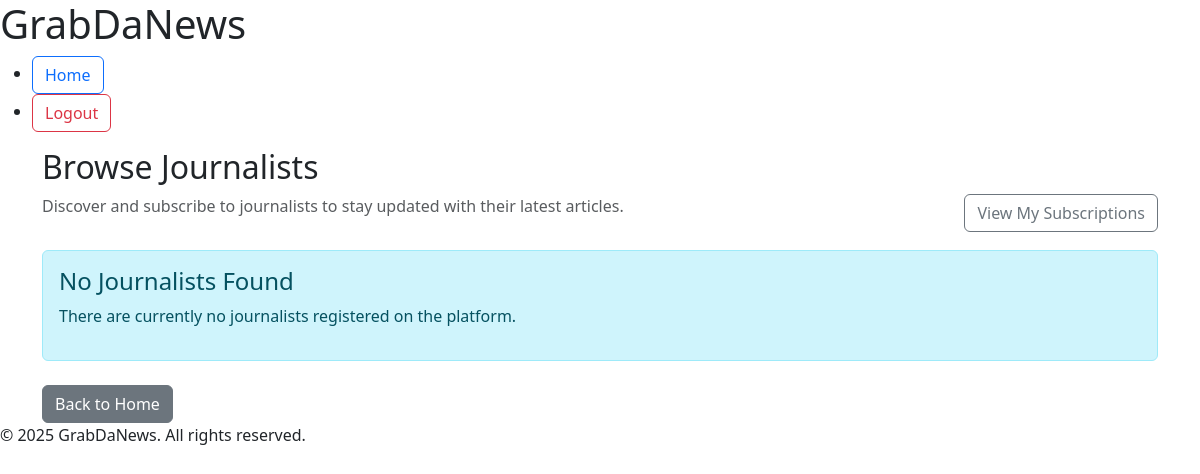
The page /journalists/ (signed in) on the database as committed earlier.
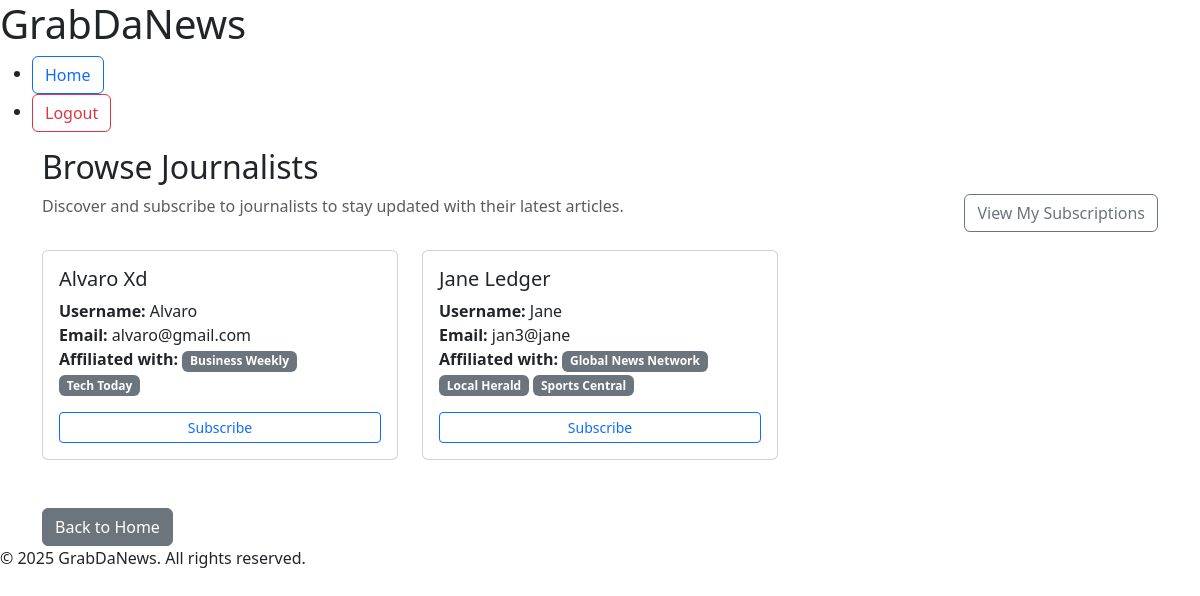
The same page on the database as committed later.
### news/models.py (models this page shows, shortened)
class CustomUser(AbstractUser):
    ROLE_CHOICES = [
        ('reader', 'Reader'),
        ('editor', 'Editor'),
        ('journalist', 'Journalist'),
    ]
    role = models.CharField(
        max_length=20,
        choices=ROLE_CHOICES,
        default='reader'
    )
    subscribed_publishers = models.ManyToManyField(
        Publisher,
        blank=True,
        related_name='subscribers'
    )
    subscribed_journalists = models.ManyToManyField(
        'self',
        blank=True,
        symmetrical=False,
        limit_choices_to={'role': 'journalist'},
        related_name='journalist_subscribers'
    )
    publishers = models.ManyToManyField(
        Publisher,
        blank=True,
        related_name='staff_members'
    )
    class Meta:
        ordering = ['username']

class Publisher(models.Model):
    name = models.CharField(max_length=200, unique=True)
    description = models.TextField(blank=True)
    class Meta:
        ordering = ['name']

### news/views.py (the view)
# urls.py: path('journalists/', journalist_list, name='journalist_list'),
@login_required
def journalist_list(request):
    if request.user.role != 'reader':
        messages.error(request, "Only readers can browse and subscribe to "
                       "journalists.")
        return redirect('home')
    journalists = CustomUser.objects.filter(role='journalist').order_by(
        'username')
    subscribed_journalist_ids = []
    if hasattr(request.user, 'subscribed_journalists'):
        subscribed_journalist_ids = list(
            request.user.subscribed_journalists.values_list('id', flat=True)
        )
    context = {
        'journalists': journalists,
        'subscribed_journalist_ids': subscribed_journalist_ids
    }
    return render(request, 'news/journalist_list.html', context)

### news/templates/news/journalist_list.html (shortened to what this page needs)
{% extends 'base.html' %}
{% block content %}
<div class="container">
  <h2>Browse Journalists</h2>
  <div class="row mb-3">
    <div class="col-md-8">
      <p class="text-muted">
        Discover and subscribe to journalists to stay updated with their latest articles.
      </p>
    </div>
    <div class="col-md-4 text-end">
      <a href="{% url 'my_subscriptions' %}" class="btn btn-outline-secondary">
        View My Subscriptions
      </a>
    </div>
  </div>
  {% if journalists %}
    <div class="row">
      {% for journalist in journalists %}
        <div class="col-md-6 col-lg-4 mb-4">
          <div class="card">
            <div class="card-body">
              <h5 class="card-title">
                {{ journalist.get_full_name|default:journalist.username }}
              </h5>
              <p class="card-text">
                <strong>Username:</strong> {{ journalist.username }}<br>
                <strong>Email:</strong> {{ journalist.email }}<br>
                {% if journalist.publishers.exists %}
                  <strong>Affiliated with:</strong>
                  {% for publisher in journalist.publishers.all %}
                    <span class="badge bg-secondary">{{ publisher.name }}</span>
                  {% endfor %}
                {% else %}
                  <span class="text-muted">Independent Journalist</span>
                {% endif %}
              </p>
              <div class="d-grid gap-2">
                {% if journalist.id in subscribed_journalist_ids %}
                  <a href="{% url 'unsubscribe_from_journalist' journalist.id %}"
                     class="btn btn-outline-danger btn-sm"
                     onclick="return confirm('Are you sure you want to unsubscribe from {{ journalist.get_full_name|default:journalist.username }}?')">
                    <i class="fas fa-user-minus"></i> Unsubscribe
                  </a>
                {% else %}
                  <a href="{% url 'subscribe_to_journalist' journalist.id %}"
                     class="btn btn-outline-primary btn-sm">
                     Subscribe
                  </a>
                {% endif %}
              </div>
            </div>
          </div>
        </div>
      {% endfor %}
    </div>
  {% else %}
    <div class="alert alert-info">
      <h4>No Journalists Found</h4>
      <p>There are currently no journalists registered on the platform.</p>
    </div>
  {% endif %}
  <div class="mt-4">
    <a href="{% url 'home' %}" class="btn btn-secondary">Back to Home</a>
  </div>
</div>
{% endblock %}

Rows that differ between the two databases and show on the page:
added CustomUser: get_full_name "Alvaro Xd", username "Alvaro", email "alvaro@gmail.com", shows "Subscribe"
added Publisher: name "Business Weekly", shown under "Alvaro Xd"
added Publisher: name "Tech Today", shown under "Alvaro Xd"
added CustomUser: get_full_name "Jane Ledger", username "Jane", email "jan3@jane", shows "Subscribe"
added Publisher: name "Global News Network", shown under "Jane Ledger"
added Publisher: name "Local Herald", shown under "Jane Ledger"
added Publisher: name "Sports Central", shown under "Jane Ledger"
Other text that changed with them:
text no longer shown: "No Journalists Found There are currently no journalists registered on the platform."
